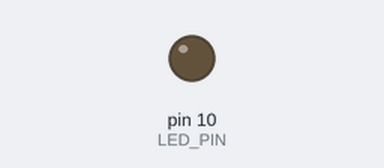
Simulated run of this sketch. Board: Arduino Uno, built with avr-gcc and run on an emulated ATmega328P. Parts: output pins drawn as LEDs (lit = HIGH).

Above: at 0.05 s.
At 0.75 s:
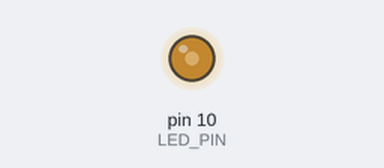
At 1.45 s:
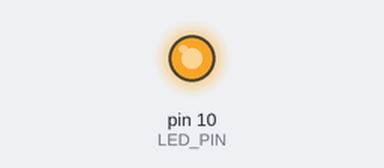
At 2.9 s:
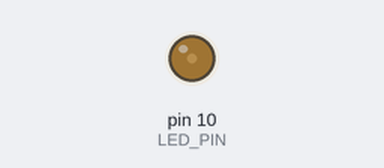
Timing chart, 0 to 7.4 s (numbered marks = the images above):
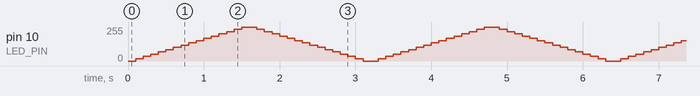

The sketch:

sketch_sep26c.ino
```cpp
//Making an LED Fade in and Fade out

#define LED_PIN 10
#define stepSize 17 //PWM value

void setup() {
  // put your setup code here, to run once:
  pinMode(LED_PIN, OUTPUT);
  // digitalWrite(LED_PIN, HIGH);
  // analogWrite(LED_PIN, 25);
  // delay(3000);
}

void loop() {
  // put your main code here, to run repeatedly:
  for(int i = 0; i <= 255; i += stepSize){
    analogWrite(LED_PIN, i);
    delay(100);
  }

  for(int i = 255; i >= 0; i -= stepSize){
    analogWrite(LED_PIN, i);
    delay(100);
  }
}
```
